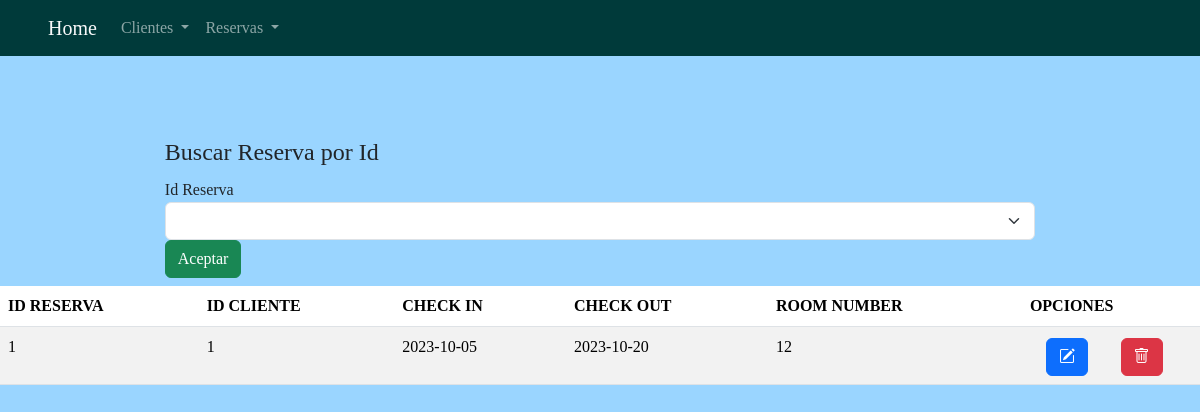
Page /process_find_reservation_id.php?txtReservationId=1 on the committed database.
### tables this page shows
CREATE TABLE `reservations` (
  `reservation_id` int NOT NULL,
  `client_id` int NOT NULL,
  `check_in_date` date NOT NULL,
  `check_out_date` date NOT NULL,
  `room_number` int NOT NULL
);

### process_find_reservation_id.php (the view, shortened to what this page needs)
<?php
$conexion = obtenerConexion();
$reservation_id = $_GET['txtReservationId'];
$sql = "SELECT *
FROM reservations
WHERE reservation_id = $reservation_id;";
$table = "<table class='table table-striped'>";
$table .= "<thead><tr><th>ID RESERVA</th><th>ID CLIENTE</th><th>CHECK IN</th><th>CHECK OUT</th><th>ROOM NUMBER</th><th>OPCIONES</th></tr></thead>";
$table .= "<tbody>";
$result = mysqli_query($conexion, $sql);
while ($row = mysqli_fetch_assoc($result)){
    $table .= "<tr><td>" . $row['reservation_id'] . "</td>";
    $table .= "<td>" . $row['client_id'] . "</td>";
    $table .= "<td>" . $row['check_in_date'] . "</td>";
    $table .= "<td>" . $row['check_out_date'] . "</td>";
    $table .= "<td>" . $row['room_number'] . "</td>";
    $table .= "<td><form class='d-inline' action='edit_reservation.php' method='post'>";
    $table .= "<input type='hidden' name='reservation' value='" . htmlspecialchars(json_encode($row),ENT_QUOTES) . "' />";
    $table .= "<button name='Editar' class='btn btn-primary'><i class='bi bi-pencil-square'></i></button></form>";
    $table .= "<form class='d-inline' action='process_remove_reservation.php' method='post'>";
    $table .= "<input type='hidden' name='reservation_id' value='" . $row['reservation_id']  . "'/>";
    $table .= "<button name='Borrar' class='btn btn-danger'><i class='bi bi-trash'></i></button></form>";
    $table .= "</td></tr>";
}
$table .= "</tbody></table>";
include_once("menu.php");
include_once("find_reservation_id.php");
echo $table;
?>

### Css.css (style rules this page uses)
form > * { margin-top: 2%; margin-left: 10%; margin-right: 10%; }
:root { --bs-primary: #008585; --bs-secondary: #3be3e3; --bs-light: #9ad5ff; --bs-dark: #003a3a; }
body { background-color: var(--bs-light); font-family: 'Roboto Slab'; }

### rows in the picture
reservations: reservation_id "1", client "1", check_in_date "2023-10-05", check_out_date "2023-10-20", room_number "12"
